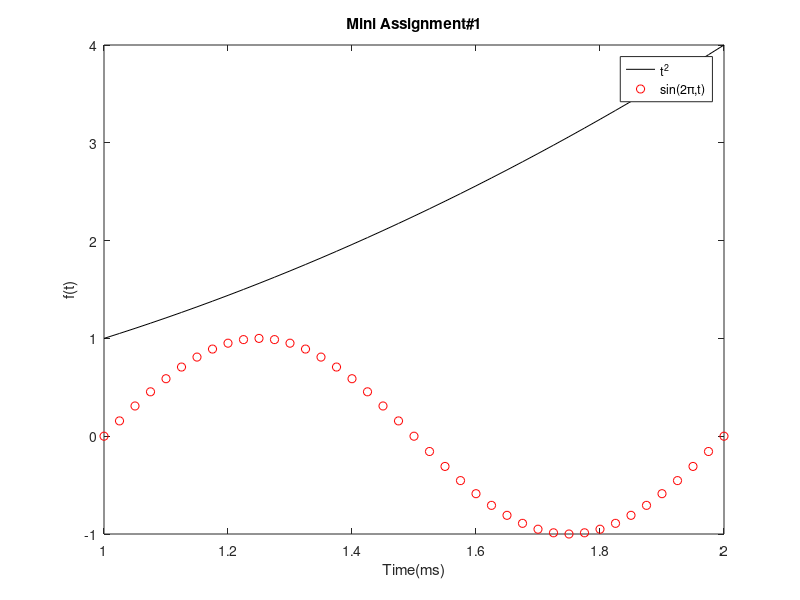

The MATLAB script that drew this image:
f1 = @(x) x.^2;
x = (1:0.025:2);
plot(x,f1(x),'k',x,sin(2*pi*x),'or')
legend('t^{2}','sin(2\pi,t)')
xlabel('Time(ms)')
ylabel('f(t)')
title('Mini Assignment#1')